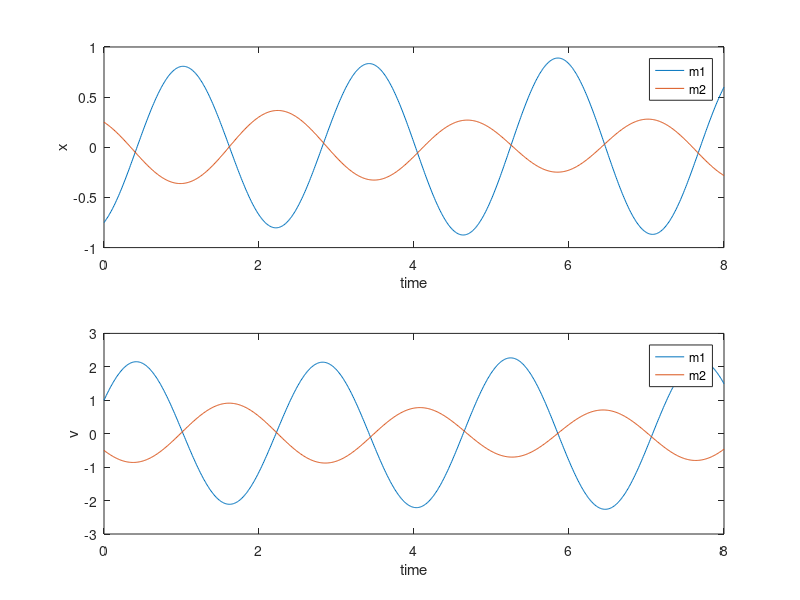

MATLAB code for this plot:
clear all
clc

%data
m1 = 1; m2 = 2;
k1 = 4; k2 =  6; k3 = 2;
I = [1 0;0 1];

m = [m1 0; 0 m2];
k = [k1+k3 -k3; -k3 k2+k3];

[v,d] = eig(k/m);
omega1 = sqrt(d(2,2));
omega2 = sqrt(d(1,1));

r1 = (-m1*omega1^2+(k1+k3))/k3;
r2 = (-m1*omega2^2+(k1+k3))/k3;

u1 = [1; r1];
u2 = [1; r2];

alpha1 = sqrt(1/(transpose(u1)*m*u1));
alpha2 = sqrt(1/(transpose(u2)*m*u2));

U = [alpha1*u1 alpha2*u2];

q = [-0.75; 0.25];
qdot = [1; -0.5];

U1 = U(:,1,:);
U2 = U(:,2,:);

a1 = U1.'*m*q/(U1.'*m*U1);
b1 = U1.'*m*qdot/(omega1*U1.'*m*U1);
a2 = U2.'*m*q/(U2.'*m*U2);
b2 = U2.'*m*qdot/(omega2*U2.'*m*U2);


t = linspace(0,8,800);
x = (a1*cos(omega1*t)+b1*sin(omega1*t)).*U1  + (a2*cos(omega2*t)+b2*sin(omega2*t)).*U2;
xdot = (-a1*omega1*sin(omega1*t)+b1*omega1*cos(omega1*t)).*U1 + (-a2*omega2*sin(omega2*t)+b2*omega2*cos(omega2*t)).*U2;

subplot(2,1,1)
plot(t,x(1,:,:),t,x(2,:,:))
% yline(q(1,1))
% yline(q(2,1))
xlabel('time')
ylabel('x')
legend('m1','m2')

subplot(2,1,2)
plot(t,xdot(1,:,:),t,xdot(2,:,:))
% yline(qdot(1,1))
% yline(qdot(2,1))
xlabel('time')
ylabel('v')
legend('m1','m2')




